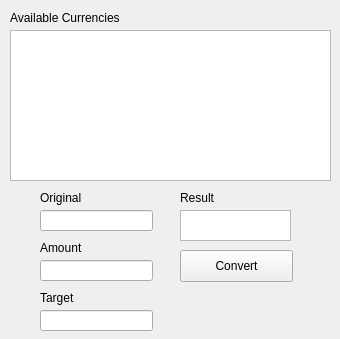
<?xml version="1.0" encoding="UTF-8"?>
<ui version="4.0">
 <class>MainWindow</class>
 <widget class="QMainWindow" name="MainWindow">
  <property name="geometry">
   <rect>
    <x>0</x>
    <y>0</y>
    <width>340</width>
    <height>339</height>
   </rect>
  </property>
  <property name="windowTitle">
   <string>MainWindow</string>
  </property>
  <widget class="QWidget" name="centralwidget">
   <widget class="QTextBrowser" name="currencies_view">
    <property name="geometry">
     <rect>
      <x>10</x>
      <y>30</y>
      <width>321</width>
      <height>151</height>
     </rect>
    </property>
   </widget>
   <widget class="QLabel" name="label">
    <property name="geometry">
     <rect>
      <x>10</x>
      <y>10</y>
      <width>141</width>
      <height>16</height>
     </rect>
    </property>
    <property name="text">
     <string>Available Currencies</string>
    </property>
   </widget>
   <widget class="QPushButton" name="convert_button">
    <property name="geometry">
     <rect>
      <x>180</x>
      <y>250</y>
      <width>113</width>
      <height>32</height>
     </rect>
    </property>
    <property name="text">
     <string>Convert</string>
    </property>
   </widget>
   <widget class="QLineEdit" name="original_currency">
    <property name="geometry">
     <rect>
      <x>40</x>
      <y>210</y>
      <width>113</width>
      <height>21</height>
     </rect>
    </property>
   </widget>
   <widget class="QLabel" name="label_2">
    <property name="geometry">
     <rect>
      <x>40</x>
      <y>190</y>
      <width>60</width>
      <height>16</height>
     </rect>
    </property>
    <property name="text">
     <string>Original</string>
    </property>
   </widget>
   <widget class="QLabel" name="label_3">
    <property name="geometry">
     <rect>
      <x>40</x>
      <y>290</y>
      <width>60</width>
      <height>16</height>
     </rect>
    </property>
    <property name="text">
     <string>Target</string>
    </property>
   </widget>
   <widget class="QLineEdit" name="target_currency">
    <property name="geometry">
     <rect>
      <x>40</x>
      <y>310</y>
      <width>113</width>
      <height>21</height>
     </rect>
    </property>
   </widget>
   <widget class="QTextBrowser" name="result">
    <property name="geometry">
     <rect>
      <x>180</x>
      <y>210</y>
      <width>111</width>
      <height>31</height>
     </rect>
    </property>
   </widget>
   <widget class="QLabel" name="label_4">
    <property name="geometry">
     <rect>
      <x>180</x>
      <y>190</y>
      <width>60</width>
      <height>16</height>
     </rect>
    </property>
    <property name="text">
     <string>Result</string>
    </property>
   </widget>
   <widget class="QLabel" name="label_5">
    <property name="geometry">
     <rect>
      <x>40</x>
      <y>240</y>
      <width>60</width>
      <height>16</height>
     </rect>
    </property>
    <property name="text">
     <string>Amount</string>
    </property>
   </widget>
   <widget class="QLineEdit" name="amount">
    <property name="geometry">
     <rect>
      <x>40</x>
      <y>260</y>
      <width>113</width>
      <height>21</height>
     </rect>
    </property>
    <property name="clearButtonEnabled">
     <bool>false</bool>
    </property>
   </widget>
  </widget>
 </widget>
 <resources/>
 <connections/>
</ui>
